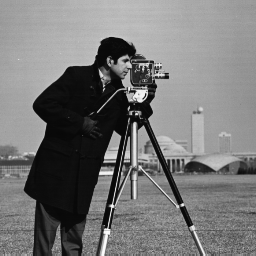
%> input picture Tugas Modul 2/cameraman.tif, 256 x 256 px
$ octave soal2_3.m   (GNU Octave 9; MATLAB toolbox functions it lacks are replaced by stand-ins)
%> lines starting %> are read from the running program, lines starting %| are printed output that depends on the picture
clc;clear;close all;

asli = imread('cameraman.tif');
%> asli is the input picture: size 256x256 uint8; min 7, max 253, mean 118.7

hasil_1 = fft(asli);
hasil_2 = ifft(asli);

figure
subplot(2,2,1), imshow(asli)
title('Gambar Asli')
subplot(2,2,3), imshow(real(hasil_1))
%> after `imshow(real(hasil_1))`:
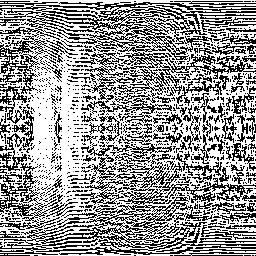
%> displayed picture: size 256x256, on the screen's scale of 0 to 255; min 0, max 255, mean 151
title('Gambar Hasil fft')
subplot(2,2,4), imshow(real(hasil_2))
%> after `imshow(real(hasil_2))`:
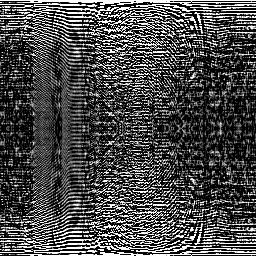
%> displayed picture: size 256x256, on the screen's scale of 0 to 255; min 0, max 255, mean 74.4
title('Gambar Hasil ifft')


% dikarenakan fungsi fft merupakan fungsi bawaan dari matlab menjadikan
% fungsinya cepat cepat saja. namun beberapa terasa agak lama sedikit.
% dikarenakan laptop saya insyaAllah bisa mecukupi. namun akan terasa
% lumayan lambat ketika dijalankan di laptop yang low end.
